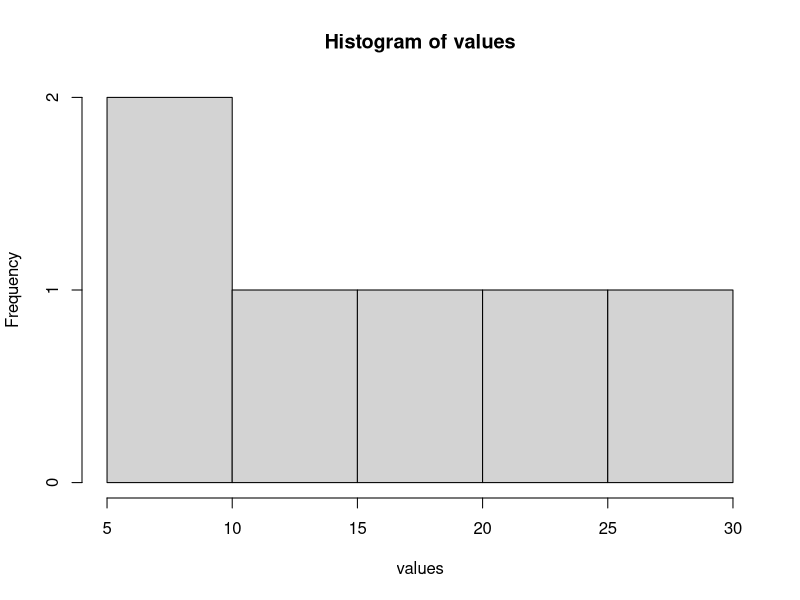
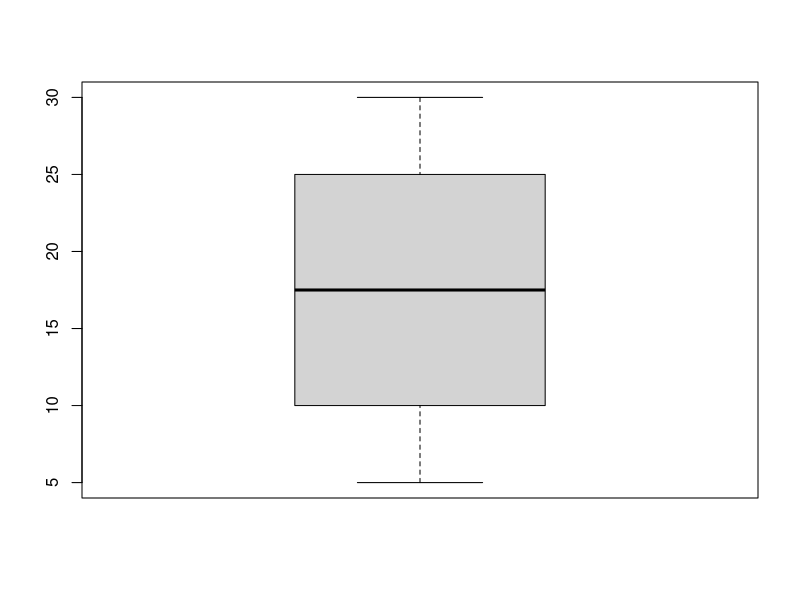

The R source for these figures, in order:
# New dataset
values <- c(5, 10, 15, 20, 25, 30)

# Mean and Median
mean(values)
median(values)

# Standard Deviation
sd(values)

# Summary
summary(values)

# Histogram
hist(values)

# Boxplot
boxplot(values)
